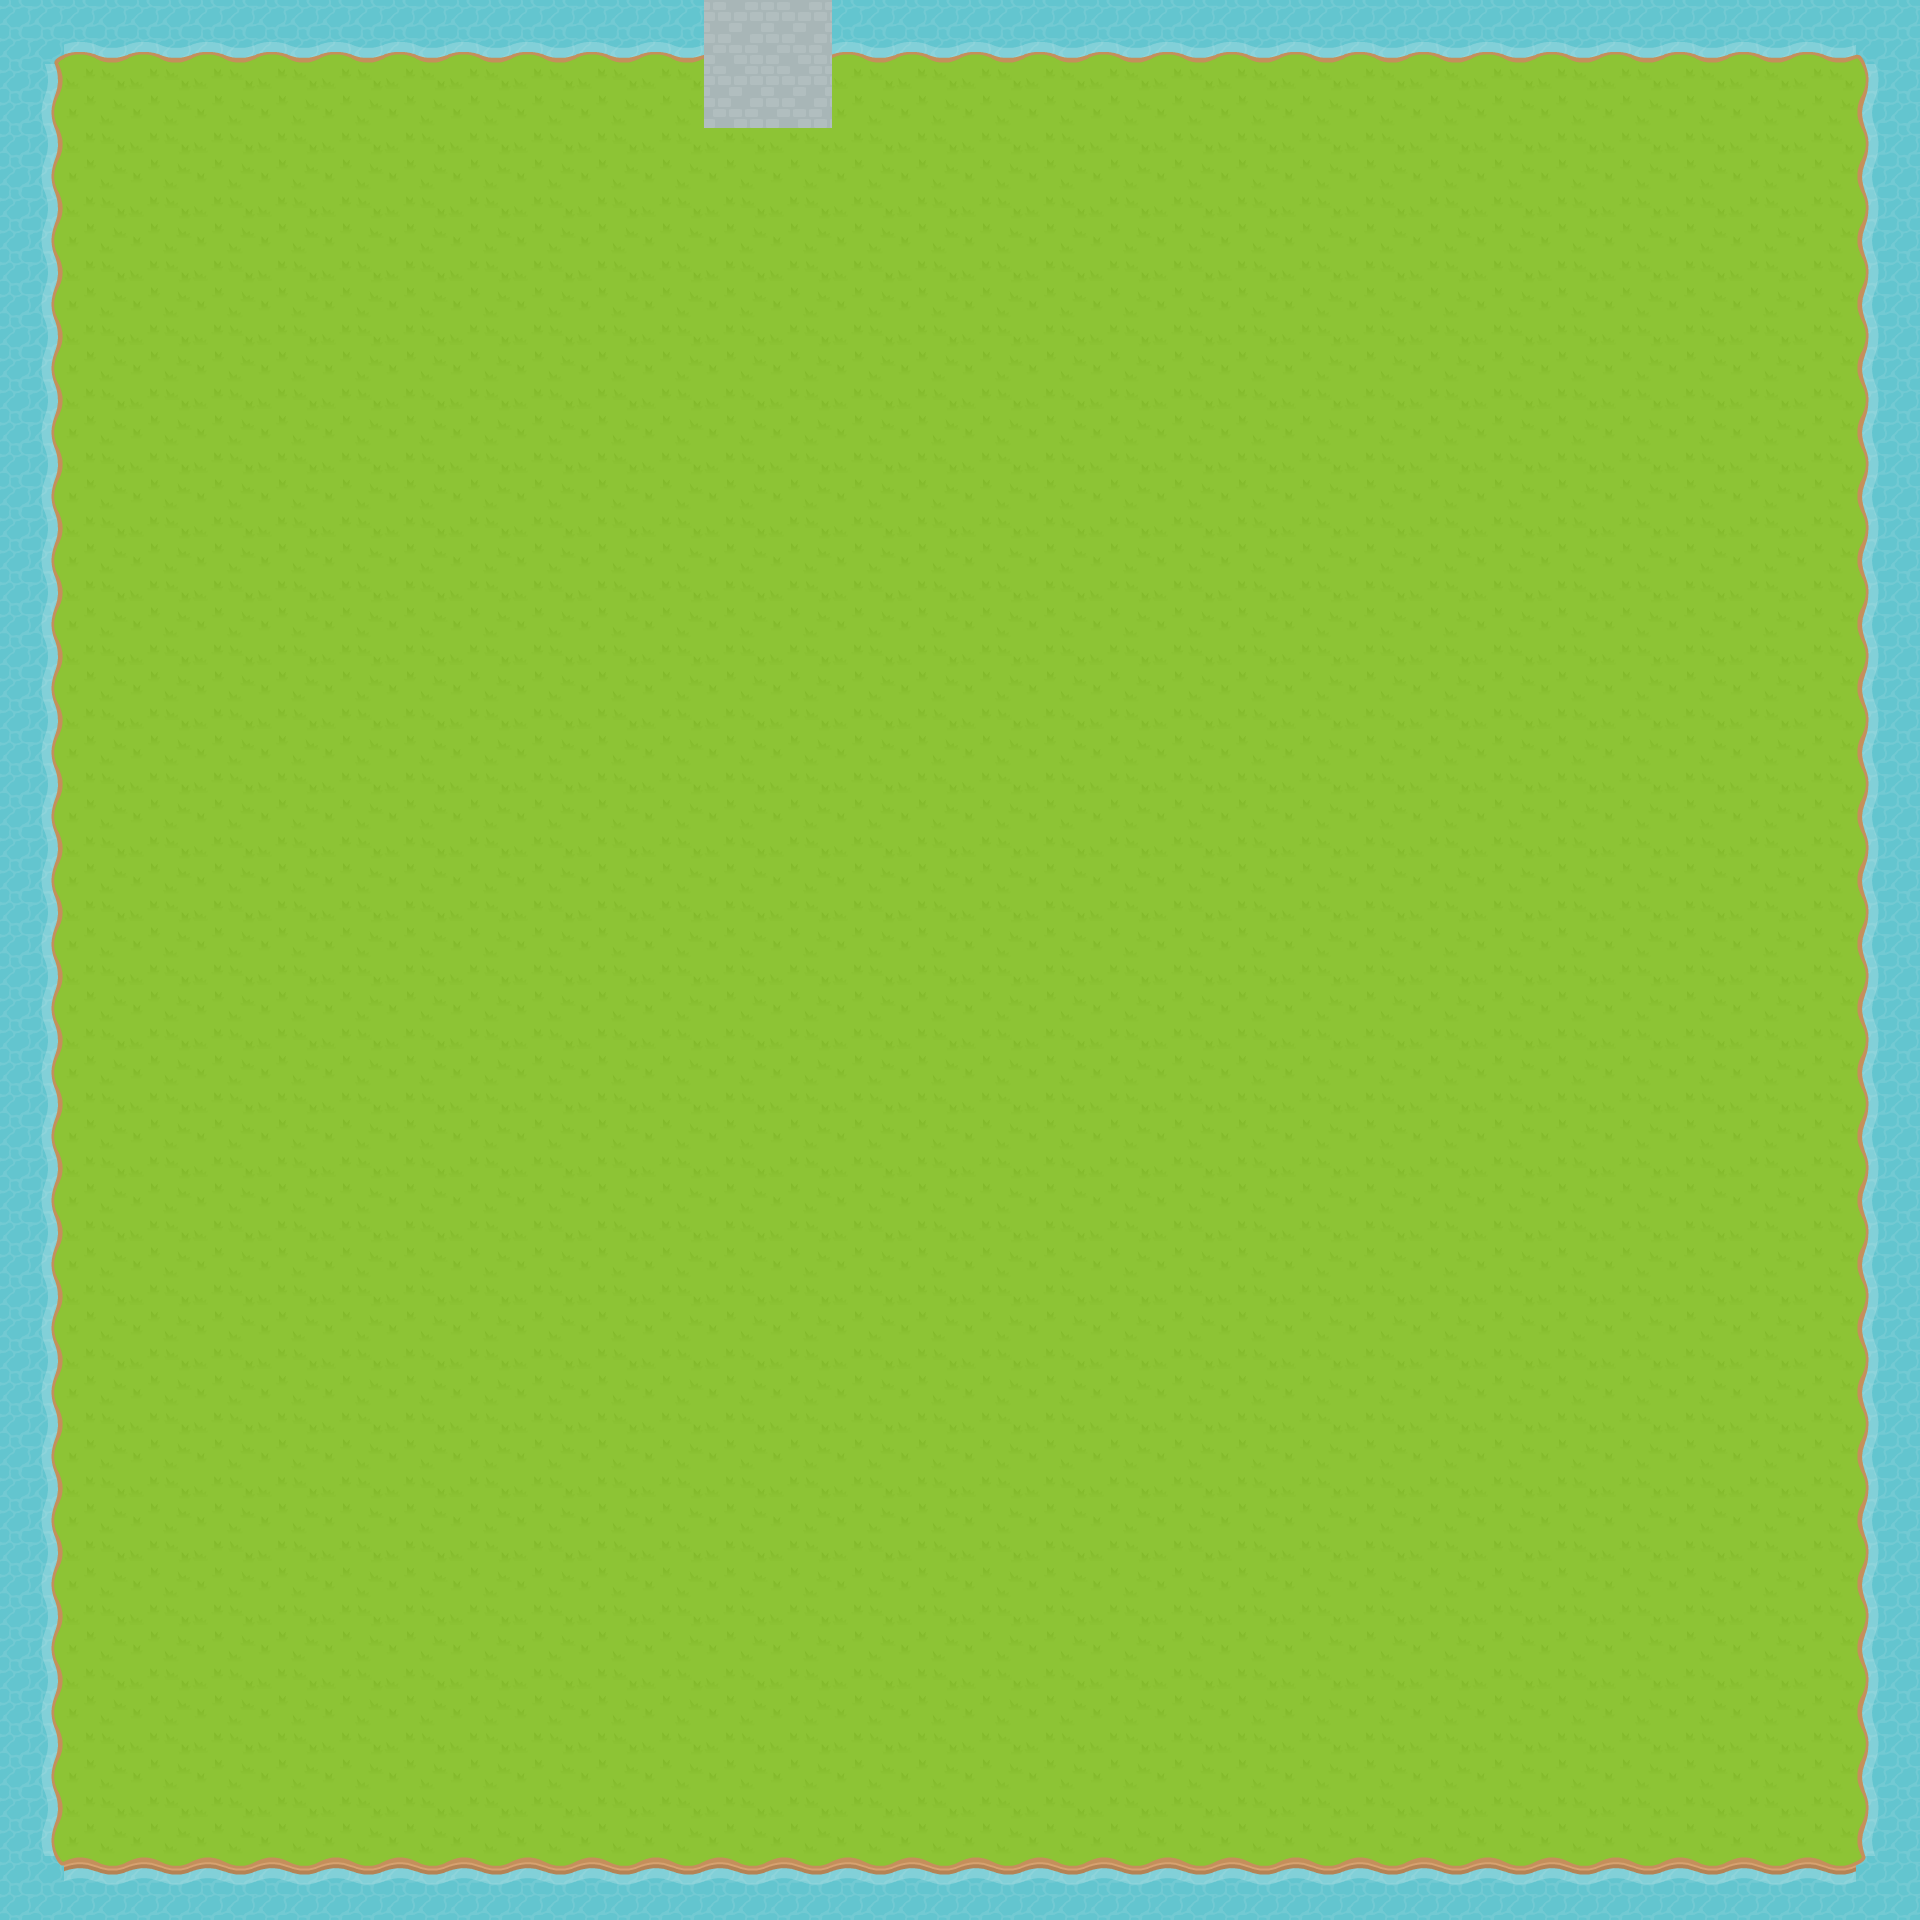

Tiled map render using the project's own tile images. Description and the whole map definition, tile-layer contents included, below:
An orthogonal 30x30 tile map with 64x64 px tiles, 1 tile layer (Background), 1 hidden layer not drawn and 17 objects (8x Coin, 7x Enemy, StartingPosition, Portal).

<map version="1.5" tiledversion="1.5.0" orientation="orthogonal" renderorder="right-down" width="30" height="30" tilewidth="64" tileheight="64" infinite="0" nextlayerid="8" nextobjectid="18">
 <editorsettings>
  <export target="tilemaps/level2.json" format="json" />
 </editorsettings>
 <tileset firstgid="1" name="RPGpack_sheet" tilewidth="64" tileheight="64" tilecount="260" columns="20">
  <image source="help/01_Creating a Level in Tiled/project_start/RPGpack_sheet.png" width="1280" height="832" />
 </tileset>
 <layer id="1" name="Background" width="30" height="30">
  <data encoding="csv">
14,52,52,52,52,52,52,52,52,52,52,75,75,52,52,52,52,52,52,52,52,52,52,52,52,52,52,52,52,15,
33,22,22,22,22,22,22,22,22,22,22,75,75,22,22,22,22,22,22,22,22,22,22,22,22,22,22,22,22,31,
33,22,22,22,22,22,22,22,22,22,22,22,22,22,22,22,22,22,22,22,22,22,22,22,22,22,22,22,22,31,
33,22,22,22,22,22,22,22,22,22,22,22,22,22,22,22,22,22,22,22,22,22,22,22,22,22,22,22,22,31,
33,22,22,22,22,22,22,22,22,22,22,22,22,22,22,22,22,22,22,22,22,22,22,22,22,22,22,22,22,31,
33,22,22,22,22,22,22,22,22,22,22,22,22,22,22,22,22,22,22,22,22,22,22,22,22,22,22,22,22,31,
33,22,22,22,22,22,22,22,22,22,22,22,22,22,22,22,22,22,22,22,22,22,22,22,22,22,22,22,22,31,
33,22,22,22,22,22,22,22,22,22,22,22,22,22,22,22,22,22,22,22,22,22,22,22,22,22,22,22,22,31,
33,22,22,22,22,22,22,22,22,22,22,22,22,22,22,22,22,22,22,22,22,22,22,22,22,22,22,22,22,31,
33,22,22,22,22,22,22,22,22,22,22,22,22,22,22,22,22,22,22,22,22,22,22,22,22,22,22,22,22,31,
33,22,22,22,22,22,22,22,22,22,22,22,22,22,22,22,22,22,22,22,22,22,22,22,22,22,22,22,22,31,
33,22,22,22,22,22,22,22,22,22,22,22,22,22,22,22,22,22,22,22,22,22,22,22,22,22,22,22,22,31,
33,22,22,22,22,22,22,22,22,22,22,22,22,22,22,22,22,22,22,22,22,22,22,22,22,22,22,22,22,31,
33,22,22,22,22,22,22,22,22,22,22,22,22,22,22,22,22,22,22,22,22,22,22,22,22,22,22,22,22,31,
33,22,22,22,22,22,22,22,22,22,22,22,22,22,22,22,22,22,22,22,22,22,22,22,22,22,22,22,22,31,
33,22,22,22,22,22,22,22,22,22,22,22,22,22,22,22,22,22,22,22,22,22,22,22,22,22,22,22,22,31,
33,22,22,22,22,22,22,22,22,22,22,22,22,22,22,22,22,22,22,22,22,22,22,22,22,22,22,22,22,31,
33,22,22,22,22,22,22,22,22,22,22,22,22,22,22,22,22,22,22,22,22,22,22,22,22,22,22,22,22,31,
33,22,22,22,22,22,22,22,22,22,22,22,22,22,22,22,22,22,22,22,22,22,22,22,22,22,22,22,22,31,
33,22,22,22,22,22,22,22,22,22,22,22,22,22,22,22,22,22,22,22,22,22,22,22,22,22,22,22,22,31,
33,22,22,22,22,22,22,22,22,22,22,22,22,22,22,22,22,22,22,22,22,22,22,22,22,22,22,22,22,31,
33,22,22,22,22,22,22,22,22,22,22,22,22,22,22,22,22,22,22,22,22,22,22,22,22,22,22,22,22,31,
33,22,22,22,22,22,22,22,22,22,22,22,22,22,22,22,22,22,22,22,22,22,22,22,22,22,22,22,22,31,
33,22,22,22,22,22,22,22,22,22,22,22,22,22,22,22,22,22,22,22,22,22,22,22,22,22,22,22,22,31,
33,22,22,22,22,22,22,22,22,22,22,22,22,22,22,22,22,22,22,22,22,22,22,22,22,22,22,22,22,31,
33,22,22,22,22,22,22,22,22,22,22,22,22,22,22,22,22,22,22,22,22,22,22,22,22,22,22,22,22,31,
33,22,22,22,22,22,22,22,22,22,22,22,22,22,22,22,22,22,22,22,22,22,22,22,22,22,22,22,22,31,
33,22,22,22,22,22,22,22,22,22,22,22,22,22,22,22,22,22,22,22,22,22,22,22,22,22,22,22,22,31,
33,22,22,22,22,22,22,22,22,22,22,22,22,22,22,22,22,22,22,22,22,22,22,22,22,22,22,22,22,31,
34,12,12,12,12,12,12,12,12,12,12,12,12,12,12,12,12,12,12,12,12,12,12,12,12,12,12,12,12,35
</data>
 </layer>
 <objectgroup id="4" name="Player" visible="0" locked="1">
  <object id="1" name="StartingPosition" type="StartingPosition" x="733.333" y="157.576">
   <point />
  </object>
 </objectgroup>
 <objectgroup id="5" name="Coins" visible="0" locked="1">
  <object id="2" name="Coin" type="Coin" x="548.485" y="684.848">
   <point />
  </object>
  <object id="3" name="Coin" type="Coin" x="1369.7" y="621.212">
   <point />
  </object>
  <object id="4" name="Coin" type="Coin" x="1709.09" y="1381.82">
   <point />
  </object>
  <object id="5" name="Coin" type="Coin" x="227.273" y="1263.64">
   <point />
  </object>
  <object id="6" name="Coin" type="Coin" x="1118.18" y="1127.27">
   <point />
  </object>
  <object id="7" name="Coin" type="Coin" x="1700" y="178.788">
   <point />
  </object>
  <object id="8" name="Coin" type="Coin" x="221.212" y="230.303">
   <point />
  </object>
  <object id="9" name="Coin" type="Coin" x="1693.94" y="1703.03">
   <point />
  </object>
 </objectgroup>
 <objectgroup id="6" name="Enemies" visible="0" locked="1">
  <object id="10" name="Enemy" type="Enemy" x="1166.67" y="133.333">
   <point />
  </object>
  <object id="11" name="Enemy" type="Enemy" x="218.182" y="863.636">
   <point />
  </object>
  <object id="12" name="Enemy" type="Enemy" x="1133.33" y="736.364">
   <point />
  </object>
  <object id="13" name="Enemy" type="Enemy" x="1751.52" y="730.303">
   <point />
  </object>
  <object id="14" name="Enemy" type="Enemy" x="1048.48" y="1318.18">
   <point />
  </object>
  <object id="15" name="Enemy" type="Enemy" x="175.758" y="1696.97">
   <point />
  </object>
  <object id="16" name="Enemy" type="Enemy" x="1624.24" y="1503.03">
   <point />
  </object>
 </objectgroup>
 <objectgroup id="7" name="Portal" locked="1">
  <object id="17" name="Portal" type="Portal" x="736.527" y="39.5953">
   <point />
  </object>
 </objectgroup>
 <layer id="2" name="Blocked" width="30" height="30" visible="0" locked="1">
  <data encoding="csv">
0,0,0,0,0,0,0,0,0,0,0,0,0,0,0,0,0,0,0,0,0,0,0,0,0,0,0,0,0,0,
0,0,0,0,0,0,0,0,0,0,0,0,0,0,0,0,0,0,0,0,0,0,0,0,0,0,0,0,0,0,
0,0,0,0,0,0,0,0,0,0,0,0,0,0,0,0,0,0,0,0,0,0,0,0,0,0,0,0,0,0,
0,0,0,0,0,0,0,0,0,0,0,0,0,0,0,0,0,0,0,0,0,0,0,0,0,0,0,0,0,0,
0,0,0,0,0,0,0,0,0,0,0,0,0,0,0,0,0,0,0,0,0,0,0,0,0,0,0,0,0,0,
0,0,0,0,203,0,0,0,0,203,0,0,0,0,203,0,0,0,203,0,0,0,203,0,0,0,0,0,0,0,
0,0,0,0,223,0,0,0,0,223,0,0,0,0,223,0,0,0,223,0,0,0,223,0,0,0,0,0,0,0,
0,0,0,0,0,0,0,0,0,0,0,0,0,0,0,0,0,0,0,0,0,0,0,0,0,0,0,203,0,0,
0,0,0,0,0,0,0,0,0,0,0,0,0,0,0,0,0,0,0,0,0,0,0,0,0,0,0,223,0,0,
0,0,0,0,0,203,0,0,0,0,0,0,0,0,203,0,0,0,0,0,0,0,0,0,0,0,0,0,0,0,
0,0,0,0,0,223,0,0,0,0,0,0,0,0,223,0,0,0,0,0,0,0,0,0,0,0,0,0,0,0,
0,0,0,0,0,0,0,0,0,0,0,0,0,0,0,0,0,0,0,203,0,0,0,0,0,0,0,0,0,0,
0,0,0,0,0,0,0,0,0,0,0,203,0,0,0,0,0,0,0,223,0,0,0,0,0,0,0,0,0,0,
0,0,0,0,0,0,0,0,0,0,0,223,0,0,0,0,203,0,0,0,0,0,203,0,0,0,203,0,0,0,
0,0,0,0,0,0,0,0,0,0,0,0,0,0,0,0,223,0,0,0,0,0,223,0,0,0,223,0,0,0,
0,0,0,0,0,0,203,0,0,0,0,0,0,0,0,0,0,0,0,0,0,0,0,0,0,0,0,0,0,0,
0,203,0,0,0,0,223,0,0,0,203,0,0,0,0,0,0,0,0,0,0,0,0,0,0,0,0,0,0,0,
0,223,0,0,0,0,0,0,0,0,223,0,0,203,0,0,0,0,0,0,0,203,0,0,0,0,0,0,0,0,
0,0,0,0,0,0,0,0,0,0,0,0,0,223,0,0,0,0,0,0,0,223,0,0,0,0,0,0,0,0,
0,0,0,0,0,0,0,0,0,0,0,0,0,0,0,0,0,0,0,203,0,0,0,0,0,0,0,0,0,0,
0,0,0,0,0,0,0,0,0,0,0,0,0,0,0,0,0,0,0,223,0,0,203,0,0,0,0,0,0,0,
0,0,0,0,0,0,0,11,12,13,0,0,0,0,0,0,0,0,0,0,0,0,223,0,0,0,0,0,0,0,
0,0,0,0,203,0,0,31,32,33,0,0,203,0,0,0,0,0,0,0,0,0,0,0,0,0,0,0,0,0,
0,0,0,0,223,0,0,51,52,53,0,0,223,0,0,0,11,12,13,0,0,0,0,0,0,0,0,0,0,0,
0,0,0,0,0,0,0,0,0,0,0,0,0,0,0,0,31,32,33,0,0,0,0,0,0,0,0,0,0,0,
0,0,0,0,0,0,0,0,0,0,0,0,0,0,0,0,51,52,53,0,0,0,0,0,0,0,0,0,0,0,
0,0,0,0,0,0,203,0,0,0,0,203,203,0,0,0,0,0,0,0,0,0,203,0,0,0,0,0,0,0,
0,0,0,0,0,0,223,0,0,0,0,223,223,0,0,0,0,0,0,0,0,0,223,0,0,0,0,0,0,0,
0,0,0,0,0,0,0,0,0,0,0,0,0,0,0,0,0,0,0,0,0,0,0,0,0,0,0,0,0,0,
0,0,0,0,0,0,0,0,0,0,0,0,0,0,0,0,0,0,0,0,0,0,0,0,0,0,0,0,0,0
</data>
 </layer>
</map>
